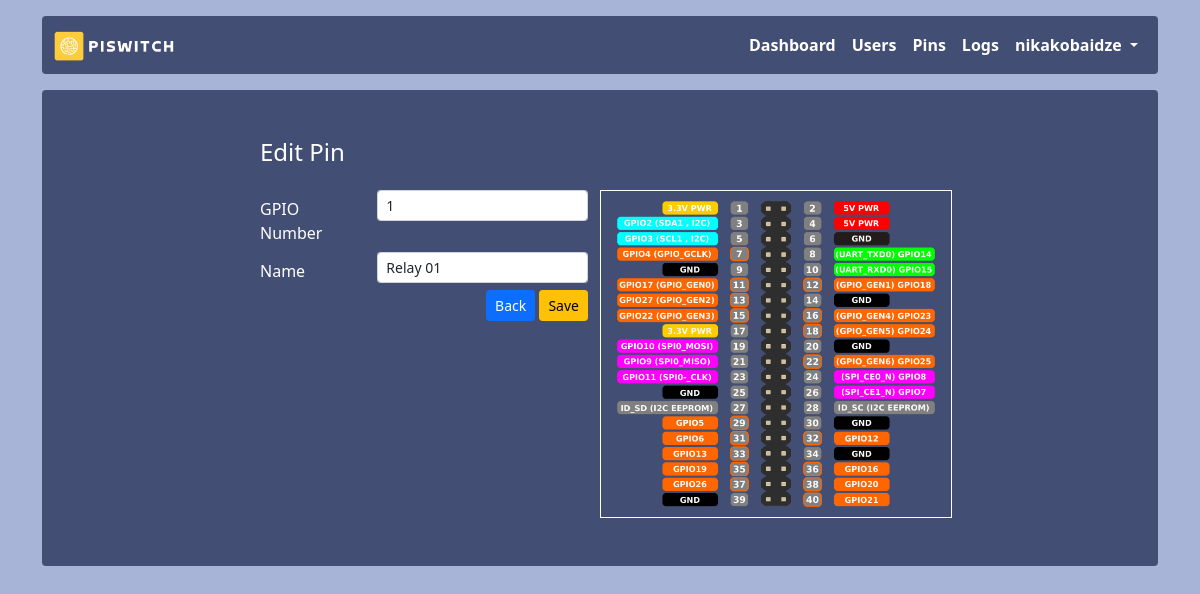
The app's page /edit-pin/1 (signed in), older data.
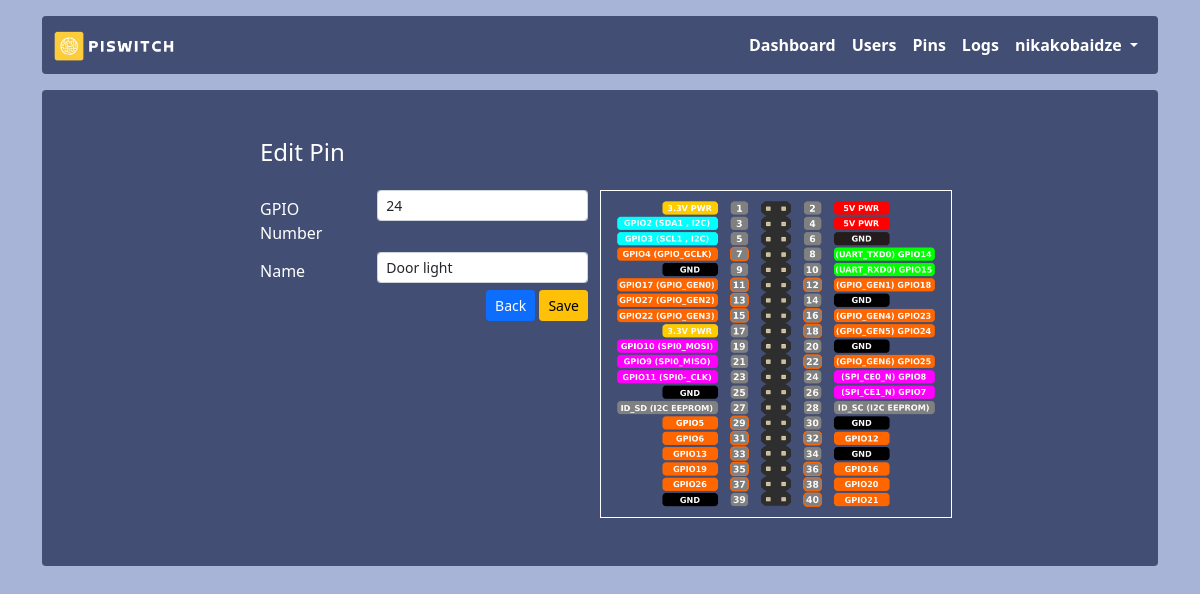
The same page, newer data.
### app.py (models this page shows, shortened)
class Pins(db.Model):
    id = db.Column(db.Integer, primary_key = True)
    gpio = db.Column(db.Integer)
    name = db.Column(db.String(255))
    created_at = db.Column(db.DateTime, default=datetime.utcnow())

### app.py (the view)
@app.route('/edit-pin/<id>')
@login_required
@check_admin
def edit_pin(id):
    pin = Pins.query.filter_by(id=id).first()
    return render_template('pins/edit_pin.html', pin=pin)

### app.py (called while the page is built)
def login_required(f):
    @wraps(f)
    def decorated_function(*args, **kwargs):
        if session.get("user_id") is None:
            return redirect("/login")
        return f(*args, **kwargs)
    return decorated_function

def check_admin(f):
    @wraps(f)
    def decorated_function(*args, **kwargs):
        if session.get("role") != 'admin':
            return redirect("/")
        return f(*args, **kwargs)
    return decorated_function

### templates/pins/edit_pin.html (shortened to what this page needs)
{% extends 'layout.html' %}
{% block content %}
<div class="row">
    <div class="col-12 mb-3">
        <h4>Edit Pin</h4>
    </div>
    <div class="col-md-6">
        <form method="post" action="{{ url_for('add_pin') }}">
            <div class="form-group row">
                <label for="gpio" class="col-sm-4 col-form-label">GPIO Number</label>
                <div class="col-sm-8">
                    <input type="number" name="gpio" class="form-control form-control-sm" id="goio" value="{{ pin.gpio }}" />
                </div>
            </div>
            <div class="form-group row">
                <label for="name" class="col-sm-4 col-form-label">Name</label>
                <div class="col-sm-8">
                    <input type="text" name="name" class="form-control form-control-sm" id="name" value="{{ pin.name }}" />
                </div>
            </div>
            <div class="form-group row">
                <div class="col-sm-12 text-right">
                    <a href="{{ url_for('pins')}}" class="btn btn-sm btn-primary">Back</a>
                    <button type="submit" class="btn btn-sm btn-warning">Save</button>
                </div>
            </div>
        </form>
    </div>
    <div class="col-md-6" style="border: 1px solid white">
        <img src="{{ url_for('static', filename='img/pinout.png') }}" class="img-fluid float-end" alt="pinout" />
    </div>
</div>
{% endblock %}

Row changes from the older to the newer data that the page shows:
changed Pins: gpio "1" → "24"; name "Relay 01" → "Door light"
